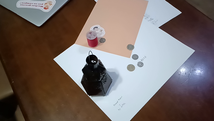
#> input picture create_2d_plane/frame_106.png, 214 x 121 px, shrunk from 1280 x 720 before the run
$ jupyter execute --allow-errors create_2d_plane.ipynb
#> lines starting #> are read from the running program, lines starting #| are printed output that depends on the picture; after the words box and inside, x2 and y2 are one past the last pixel; in counts of white or black regions, pixels touching at a corner belong together
[cell 1]
#import the picture
import cv2
import numpy as np

import matplotlib.pyplot as plt
import random
#import matplotlib.cm as cm
import pandas as pd

[cell 2]
# Specify the file path of the image
image_path = "input_trial.jpg"
image_path = "frame_106.png"


# Read the image
image_input = cv2.imread(image_path)
#> image_input is the input picture: shape (121, 214, 3); mean B, G, R 102, 105.8, 117.9

# Check if the image was successfully read
if image_input is not None:
    # Image was read successfully
    print("Image read successfully!")
else:
    # Failed to read the image
    print("Failed to read the image.")

[cell 3]
# import reference points
image_data_path = "input_trial.dat"
image_data_path = f"{image_path}.dat"
#> (the rest of this cell did not finish here and is left out)

[cell 4]
mask_path = f"{image_path}_mask.png"
with open(mask_path,"r") as f:
    mask_image = cv2.imread(mask_path)
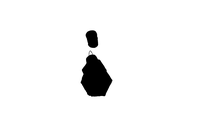
#> input picture create_2d_plane/frame_106.png_mask.png, 214 x 121 px, shrunk from 1280 x 720 before the run
#> mask_image is the input picture: shape (121, 214, 3); min 0, max 255, mean 244.4
    mask_image = cv2.cvtColor(mask_image, cv2.COLOR_BGR2GRAY)
#> mask_image: shape (121, 214)
    mask_image = cv2.bitwise_not(mask_image)
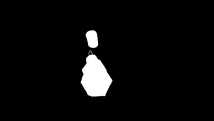
#> mask_image: shape (121, 214); min 0, max 255, mean 10.6
if mask_image is not None:
    # Image was read successfully
    print("Mask image read successfully!")
else:
    # Failed to read the image
    print("Failed to read the mask image.")

# Display the mask
plt.imshow(mask_image)

mask_image

[cell 5]
# copy image_input
image = image_input.copy()

# write 3 circles at ps on the image
#> (the rest of this cell did not finish here and is left out)

[cell 6]
#save the image
cv2.imwrite('output.jpg', image)

# Display the image
plt.imshow(cv2.cvtColor(image, cv2.COLOR_BGR2RGB))
plt.axis('off')
plt.show()

[cell 7]
# Define a RotationMatrix class
# It includes the following attributes:
# -  3 angles defining the rotation matrix. (kappa, phi, omega)
# return the li,mi,ni (i=0,1,2) for te given angles
#
class RotationMatrix:
    # [16 lines left out: function __init__, not called in this run]

    def __str__(self):
        return f'omega={self.omega}, phi={self.phi}, kappa={self.kappa}\nMatrix={self.matrix}'
    def __repr__(self):
        return self.matrix.__repr__()

# Define a DistanceConstraint class
# It includes the following attributes:
# -  2 points \in R3 defining the distance constraint. (p1, p2)
# -  The distance between the 2 points. (d)
# return the partial derivatives of the distance constraint
#
class DistanceConstraint:
    # [7 lines left out: function __init__, not called in this run]

    def __str__(self):
        return f'error={self.error}'

# Define a ColinearityConstraint class
# It includes the following attributes:
# -  RotationMatrix object
# -  focal length (c)
# -  a pair of points \in R2  on the image and the corresponding 3d points \in R3. (p, X)
# return the partial derivatives of the colinearity constraint
#
class ColinearityConstraint:
    # [19 lines left out: function __init__, not called in this run]

    def __str__(self):
        return f'errorX={self.errorXY[0]}\n\terrorY={self.errorXY[1]}'

[cell 8]
range_x =[0.0,0.7]
range_y =[-0.3,0.7]
pixel_per_cm=40
N_division_x,N_division_y =(70*pixel_per_cm,100*pixel_per_cm)
d_x,d_y=(range_x[1]-range_x[0])/N_division_x,(range_y[1]-range_y[0])/N_division_y
image_plane=np.zeros((N_division_y,N_division_x,3),dtype=np.uint8)
for i_num,i in enumerate(np.arange(0,N_division_x,pixel_per_cm)):
    for j_num,j in enumerate(np.arange(0,N_division_y,pixel_per_cm)):
        if (i_num+j_num)%2==0:
            image_plane[j:j+pixel_per_cm,i:i+pixel_per_cm]=[255,255,255]
        else:
            image_plane[j:j+pixel_per_cm,i:i+pixel_per_cm]=[200,200,200]
#> (the rest of this cell did not finish here and is left out)

#> (a cell that did not finish here is left out)

[cell 10]
mask_image[0,0]
#> Out = 0

[cell 11]
# Save the image
cv2.imwrite(f'{image_path}_output_plane.jpg', image_plane[::-1])
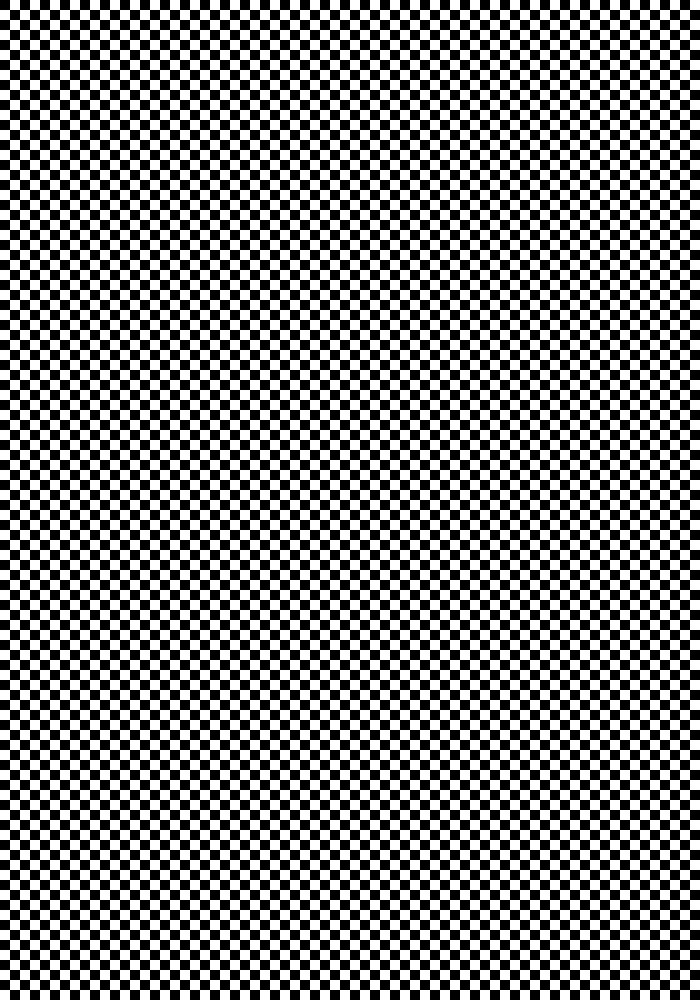
#> saved as frame_106.png_output_plane.jpg: shape (4000, 2800, 3) (shown at 1/4 size); values 200 (black) and 255 (white), 50% white; 1 white region, box (x1, y1, x2, y2) and area: (0, 0, 2800, 4000) 5600000

# Display the image
plt.imshow(cv2.cvtColor(image_plane[::-1], cv2.COLOR_BGR2RGB))
plt.axis('off')
plt.show()
